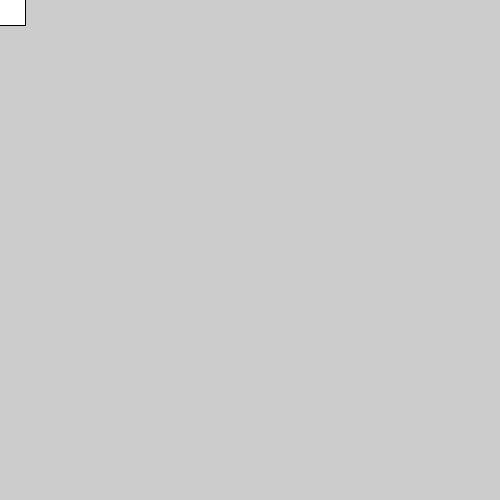
Frame 1 (no input)
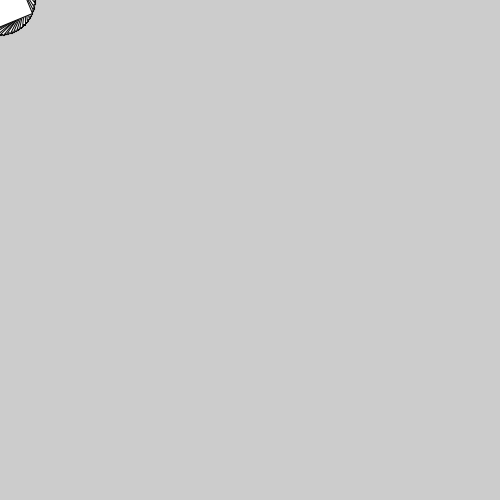
Frame 60 (the mouse pressed at the canvas centre just before this capture)
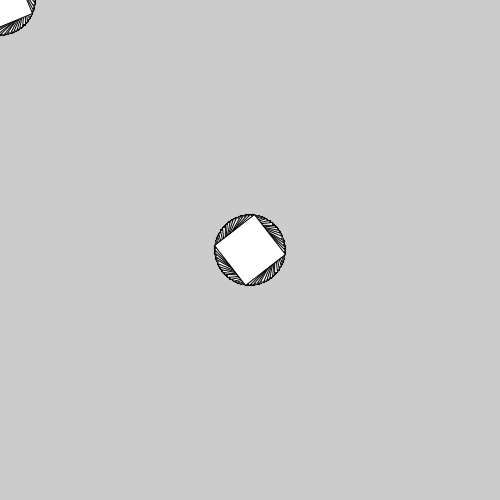
Frame 120 (the mouse held since frame 60 and released just before this capture)

The Processing sketch that drew these frames (run headless with seeded random() and noise(); from frame 60 on, the mouse is pressed at the canvas centre):

// Processing sketch: sketch_5_Translasi_dan_Rotasi
// ── sketch_5_Translasi_dan_Rotasi.pde
float angle = 0;

void setup() {
  size(500,500);
}

void draw() {
  translate(mouseX,mouseY);
  rotate(angle);
  rect(-25,-25,50,50);
  angle += 0.1;
}
